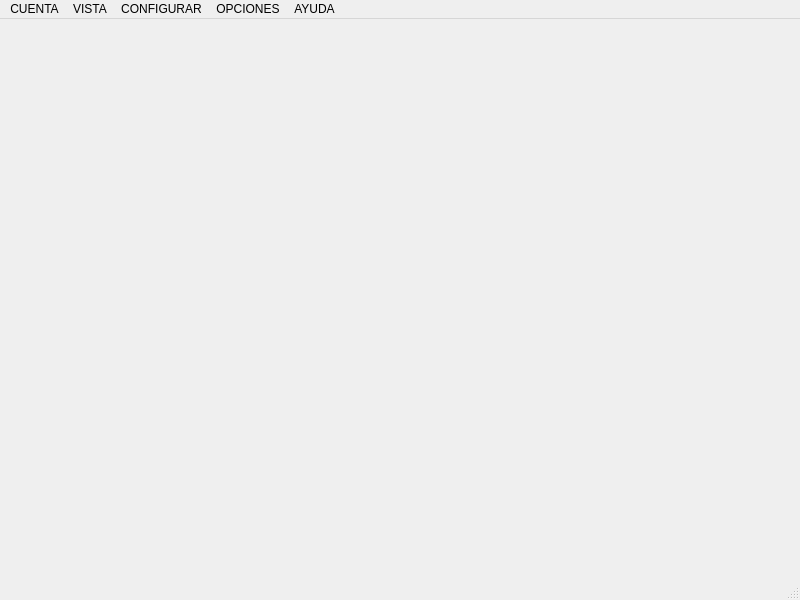
<?xml version="1.0" encoding="UTF-8"?>
<ui version="4.0">
 <class>ClorelaOs_v11</class>
 <widget class="QMainWindow" name="ClorelaOs_v11">
  <property name="geometry">
   <rect>
    <x>0</x>
    <y>0</y>
    <width>800</width>
    <height>600</height>
   </rect>
  </property>
  <property name="windowTitle">
   <string>ClorelaOs_v11</string>
  </property>
  <widget class="QWidget" name="centralwidget"/>
  <widget class="QMenuBar" name="menubar">
   <property name="geometry">
    <rect>
     <x>0</x>
     <y>0</y>
     <width>800</width>
     <height>22</height>
    </rect>
   </property>
   <widget class="QMenu" name="menuCUENTA">
    <property name="title">
     <string>CUENTA</string>
    </property>
    <widget class="QMenu" name="menuMI_PERFIL">
     <property name="title">
      <string>MI PERFIL</string>
     </property>
     <addaction name="actionDATOS_DE_USUARIO"/>
     <addaction name="actionADDRESS_WALLETT"/>
    </widget>
    <addaction name="actionINICIAR_SESION"/>
    <addaction name="menuMI_PERFIL"/>
    <addaction name="actionINICIAR_CARGA"/>
    <addaction name="actionINICIAR_DESCARGA"/>
    <addaction name="actionCERRAR_SESION"/>
   </widget>
   <widget class="QMenu" name="menuui">
    <property name="title">
     <string>VISTA</string>
    </property>
    <widget class="QMenu" name="menuUSER_INTERFACE">
     <property name="title">
      <string>INTERFAZ DE USUARIO</string>
     </property>
     <addaction name="actionGRAFICA"/>
     <addaction name="actionNUMERICA"/>
    </widget>
    <widget class="QMenu" name="menuIDIOMA">
     <property name="title">
      <string>IDIOMA</string>
     </property>
     <addaction name="actionINGLES"/>
     <addaction name="actionESPA_OL"/>
     <addaction name="actionFRANCES"/>
    </widget>
    <addaction name="menuUSER_INTERFACE"/>
    <addaction name="menuIDIOMA"/>
   </widget>
   <widget class="QMenu" name="menuCONFIGURAR">
    <property name="title">
     <string>CONFIGURAR</string>
    </property>
    <addaction name="actionCONFIGURAR_WIFI"/>
    <addaction name="actionCONFIGURAR_SERVIDOR"/>
   </widget>
   <widget class="QMenu" name="menuOPCIONES">
    <property name="title">
     <string>OPCIONES</string>
    </property>
    <addaction name="actionBUSCAR_ACTUALIZACIONES"/>
    <addaction name="actionPROPIEDADES_DE_CONEXION"/>
   </widget>
   <widget class="QMenu" name="menuAYUDA">
    <property name="title">
     <string>AYUDA</string>
    </property>
    <addaction name="actionACERCA_DE_WALCORG"/>
    <addaction name="actionACERCA_DE_CLORELA_OS"/>
    <addaction name="actionREPORTAR_UN_PROBLEMA"/>
   </widget>
   <addaction name="menuCUENTA"/>
   <addaction name="menuui"/>
   <addaction name="menuCONFIGURAR"/>
   <addaction name="menuOPCIONES"/>
   <addaction name="menuAYUDA"/>
  </widget>
  <widget class="QStatusBar" name="statusbar"/>
  <action name="actionINICIAR_SESION">
   <property name="text">
    <string>INICIAR SESION</string>
   </property>
  </action>
  <action name="actionINICIAR_CARGA">
   <property name="text">
    <string>INICIAR CARGA (F1)</string>
   </property>
  </action>
  <action name="actionINICIAR_DESCARGA">
   <property name="text">
    <string>DETENER CARGA (F5)</string>
   </property>
  </action>
  <action name="actionCERRAR_SESION">
   <property name="text">
    <string>CERRAR SESION</string>
   </property>
  </action>
  <action name="actionACERCA_DE_WALCORG">
   <property name="text">
    <string>ACERCA DE WALCORG</string>
   </property>
  </action>
  <action name="actionACERCA_DE_CLORELA_OS">
   <property name="text">
    <string>ACERCA DE CLORELA OS</string>
   </property>
  </action>
  <action name="actionBUSCAR_ACTUALIZACIONES">
   <property name="text">
    <string>BUSCAR ACTUALIZACIONES</string>
   </property>
  </action>
  <action name="actionPROPIEDADES_DE_CONEXION">
   <property name="text">
    <string>PROPIEDADES DE CONEXION</string>
   </property>
  </action>
  <action name="actionCONFIGURAR_WIFI">
   <property name="text">
    <string>CONFIGURAR WIFI</string>
   </property>
  </action>
  <action name="actionCONFIGURAR_SERVIDOR">
   <property name="text">
    <string>CONFIGURAR SERVIDOR</string>
   </property>
  </action>
  <action name="actionGRAFICA">
   <property name="text">
    <string>GRAFICA</string>
   </property>
  </action>
  <action name="actionNUMERICA">
   <property name="text">
    <string>NUMERICA</string>
   </property>
  </action>
  <action name="actionINGLES">
   <property name="text">
    <string>INGLES</string>
   </property>
  </action>
  <action name="actionESPA_OL">
   <property name="text">
    <string>ESPAÑOL</string>
   </property>
  </action>
  <action name="actionFRANCES">
   <property name="text">
    <string>FRANCES</string>
   </property>
  </action>
  <action name="actionDATOS_DE_USUARIO">
   <property name="text">
    <string>DATOS DE USUARIO</string>
   </property>
  </action>
  <action name="actionADDRESS_WALLETT">
   <property name="text">
    <string>ADDRESS WALLETT</string>
   </property>
  </action>
  <action name="actionREPORTAR_UN_PROBLEMA">
   <property name="text">
    <string>REPORTAR UN PROBLEMA</string>
   </property>
  </action>
 </widget>
 <resources/>
 <connections/>
</ui>
